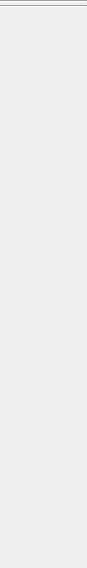
<?xml version="1.0" encoding="UTF-8"?>
<ui version="4.0">
 <class>SBWidget</class>
 <widget class="QWidget" name="SBWidget">
  <property name="geometry">
   <rect>
    <x>0</x>
    <y>0</y>
    <width>87</width>
    <height>568</height>
   </rect>
  </property>
  <property name="sizePolicy">
   <sizepolicy hsizetype="Maximum" vsizetype="Preferred">
    <horstretch>0</horstretch>
    <verstretch>0</verstretch>
   </sizepolicy>
  </property>
  <property name="contextMenuPolicy">
   <enum>Qt::ActionsContextMenu</enum>
  </property>
  <property name="windowTitle">
   <string/>
  </property>
  <layout class="QVBoxLayout" name="verticalLayout">
   <property name="spacing">
    <number>2</number>
   </property>
   <property name="margin">
    <number>0</number>
   </property>
   <item>
    <layout class="QVBoxLayout" name="PluginButtonsLay_">
     <property name="spacing">
      <number>1</number>
     </property>
    </layout>
   </item>
   <item>
    <widget class="Line" name="line">
     <property name="orientation">
      <enum>Qt::Horizontal</enum>
     </property>
    </widget>
   </item>
   <item>
    <layout class="QVBoxLayout" name="TabsLay_">
     <property name="spacing">
      <number>1</number>
     </property>
    </layout>
   </item>
   <item>
    <widget class="Line" name="line_2">
     <property name="orientation">
      <enum>Qt::Horizontal</enum>
     </property>
    </widget>
   </item>
   <item>
    <spacer name="verticalSpacer">
     <property name="orientation">
      <enum>Qt::Vertical</enum>
     </property>
     <property name="sizeHint" stdset="0">
      <size>
       <width>20</width>
       <height>511</height>
      </size>
     </property>
    </spacer>
   </item>
   <item>
    <layout class="QGridLayout" name="QLLay_">
     <property name="spacing">
      <number>1</number>
     </property>
    </layout>
   </item>
  </layout>
 </widget>
 <resources/>
 <connections/>
</ui>
